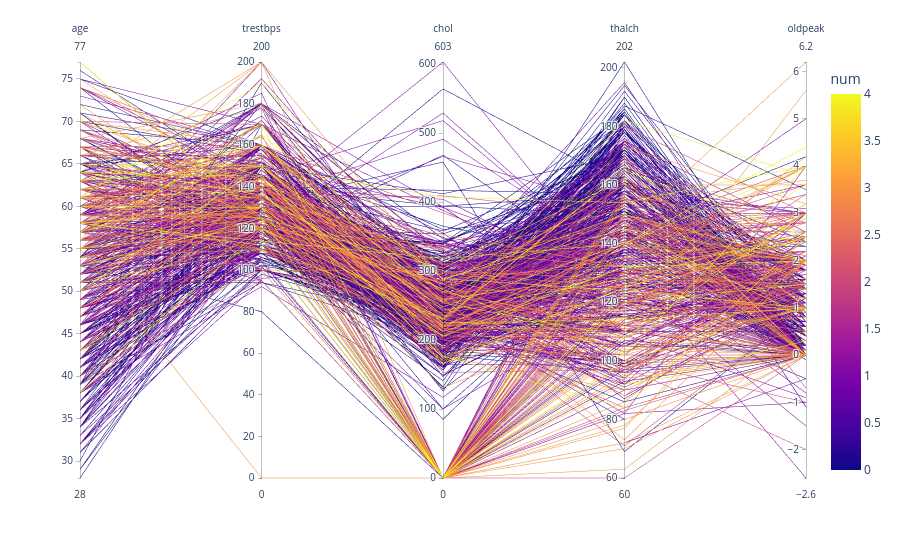

Here is the notebook cell this chart was saved with:
### Code cell
# Параллельные координаты
px.parallel_coordinates(df, color='num',
                        dimensions=['age', 'trestbps', 'chol', 'thalch', 'oldpeak'])

### Figure 1 — Plotly figure (JSON) as saved in the notebook; plotly's stock layout.template omitted (floating-point values rounded to 4 significant figures; data arrays with more than 128 entries replaced by an {"elided": "..."} marker saying what was removed)
{"data": [{"dimensions": [{"label": "age", "values": {"elided": "920 int values"}}, {"label": "trestbps", "values": {"elided": "920 float values"}}, {"label": "chol", "values": {"elided": "920 float values"}}, {"label": "thalch", "values": {"elided": "920 float values"}}, {"label": "oldpeak", "values": {"elided": "920 float values"}}], "domain": {"x": [0, 1], "y": [0, 1]}, "line": {"color": {"elided": "920 int values"}, "coloraxis": "coloraxis"}, "name": "", "type": "parcoords"}], "layout": {"coloraxis": {"colorbar": {"title": {"text": "num"}}, "colorscale": [[0, "#0d0887"], [0.1111, "#46039f"], [0.2222, "#7201a8"], [0.3333, "#9c179e"], [0.4444, "#bd3786"], [0.5556, "#d8576b"], [0.6667, "#ed7953"], [0.7778, "#fb9f3a"], [0.8889, "#fdca26"], [1, "#f0f921"]]}, "legend": {"tracegroupgap": 0}, "margin": {"t": 60}}}
